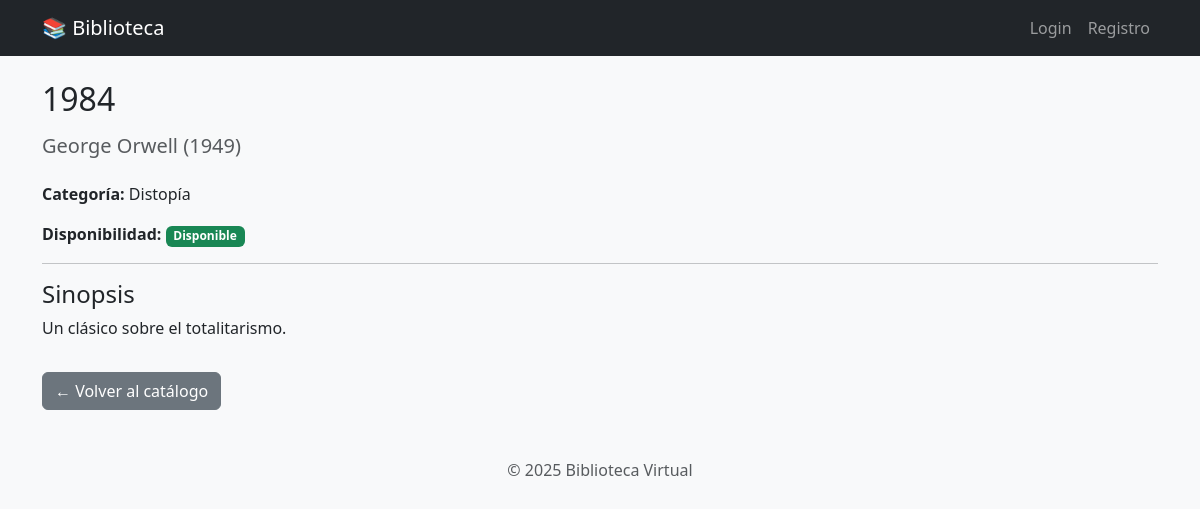
/libro/2, run on the app's committed database.
### models/models.py (models this page shows)
class Libro(db.Model):
    __tablename__ = 'libros'
    id = db.Column(db.Integer, primary_key=True)
    titulo = db.Column(db.String(200), nullable=False)
    autor = db.Column(db.String(100), nullable=False)
    categoria = db.Column(db.String(100))
    sinopsis = db.Column(db.Text)
    anio = db.Column(db.Integer)
    disponible = db.Column(db.Boolean, default=True)

### controllers/main.py (the view)
@main_bp.route('/libro/<int:libro_id>')
def libro_detalle(libro_id):
    libro = Libro.query.get_or_404(libro_id)
    return render_template('libro_detalle.html', libro=libro)

### templates/libro_detalle.html (shortened to what this page needs)
{% extends 'layout.html' %}
{% block content %}
<h2 class="mb-3">{{ libro.titulo }}</h2>
<h5 class="text-muted">{{ libro.autor }} ({{ libro.anio or 's/f' }})</h5>
<p class="mt-4"><strong>Categoría:</strong> {{ libro.categoria or 'Sin categoría' }}</p>
<p><strong>Disponibilidad:</strong>
  <span class="badge {{ 'bg-success' if libro.disponible else 'bg-danger' }}">
    {{ 'Disponible' if libro.disponible else 'No disponible' }}
  </span>
</p>
<hr>
<h4>Sinopsis</h4>
<p>{{ libro.sinopsis or 'Sin sinopsis disponible.' }}</p>
<a href="{{ url_for('main.index') }}" class="btn btn-secondary mt-3">← Volver al catálogo</a>
{% endblock %}

### static/css/style.css (style rules this page uses)
body { font-family: 'Segoe UI', Tahoma, Geneva, Verdana, sans-serif; }

### data on the page
Libro: titulo "1984", autor "George Orwell", anio "1949", categoria "Distopía", disponible "Disponible", sinopsis "Un clásico sobre el totalitarismo."
